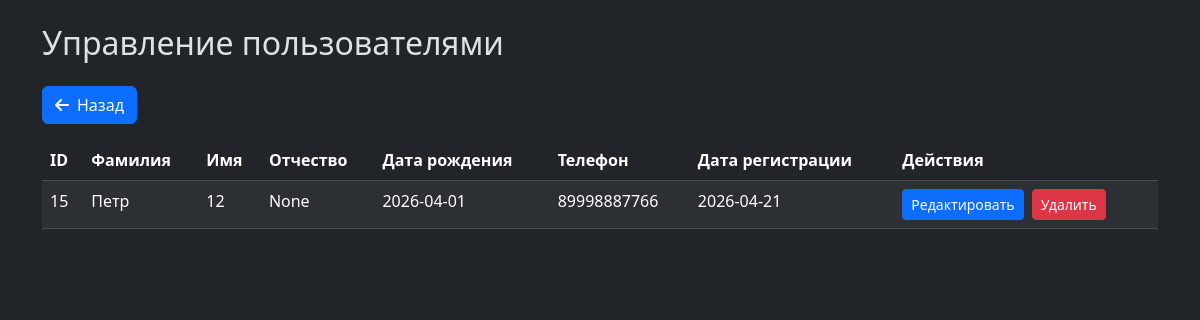
Screenshot of /admin/clients (signed in) with the database file from the repository.
### tables this page shows
CREATE TABLE "Clients" (
	"id"	INTEGER NOT NULL UNIQUE,
	"surname"	TEXT NOT NULL,
	"name"	TEXT NOT NULL,
	"thname"	TEXT,
	"birthday"	DATE NOT NULL,
	"tnumber"	VARCHAR NOT NULL,
	"password"	INTEGER NOT NULL,
	"regdate"	DATE,
	"avatar"	TEXT,
	PRIMARY KEY("id" AUTOINCREMENT)
);

### admin_routes.py (the view)
@admin_bp.route('/admin/clients')
@admin_required
def manage_clients():
    conn = get_db_connection()
    cursor = conn.cursor()
    cursor.execute("SELECT id, surname, name, thname, birthday, tnumber, regdate FROM Clients")
    clients = cursor.fetchall()
    conn.close()
    return render_template("admin_clients.html",
                         clients=clients,
                         user_name=session['user_name'],
                         is_authenticated=True)

### admin_routes.py (called while the page is built)
def get_db_connection():
    conn = sqlite3.connect('turhelp.db')
    conn.execute("PRAGMA foreign_keys = ON")
    return conn

def admin_required(f):
    @wraps(f)
    def decorated_function(*args, **kwargs):
        if not session.get('is_admin'):
            flash('Доступ запрещен', 'danger')
            return redirect(url_for('home'))
        return f(*args, **kwargs)
    return decorated_function

### templates/admin_clients.html (shortened to what this page needs)
<!doctype html>
<html lang="ru" class="h-100" data-bs-theme="dark">
<head>
    <link rel="stylesheet" href="{{ url_for('static', filename='css/main.css') }}">
    <link rel="stylesheet" href="https://cdnjs.cloudflare.com/ajax/libs/font-awesome/6.0.0/css/all.min.css">
    <link rel="stylesheet" href="https://cdn.jsdelivr.net/npm/bootstrap@5.3.3/dist/css/bootstrap.min.css">
</head>
<body class="body">
<div class="container">
    <h2 class="my-4">Управление пользователями</h2>
    <div class="mb-3">
            <a href="/admin" type="button" class="btn btn-primary">
                <i class="fas fa-arrow-left me-2"></i>Назад
            </a>
    </div>
    <div class="table-responsive">
        <table class="table table-striped">
            <thead>
                <tr>
                    <th>ID</th>
                    <th>Фамилия</th>
                    <th>Имя</th>
                    <th>Отчество</th>
                    <th>Дата рождения</th>
					<th>Телефон</th>
					<th>Дата регистрации</th>
                    <th>Действия</th>
                </tr>
            </thead>
            <tbody>
                {% for client in clients %}
                <tr>
                    <td>{{ client[0] }}</td>
                    <td>{{ client[1] }}</td>
                    <td>{{ client[2] }}</td>
                    <td>{{ client[3] }}</td>
                    <td>{{ client[4] }}</td>
                    <td>{{ client[5] }}</td>
					<td>{{ client[6] }}</td>
                    <td>
                        <a href="{{ url_for('admin_bp.edit_client', client_id=client[0]) }}" class="btn btn-primary btn-sm me-1">Редактировать</a>
                        <form action="{{ url_for('admin_bp.delete_client', client_id=client[0]) }}" method="post" class="d-inline">
                            <button type="submit" class="btn btn-danger btn-sm">Удалить</button>
                        </form>
                    </td>
                </tr>
                {% endfor %}
            </tbody>
        </table>
    </div>
</div>
</body>
</html>

### static/css/main.css (style rules this page uses)
body { overflow: hidden; height: 100%; font-family: Arial, sans-serif; margin: 0; }
.body { overflow: auto; }

### rows the page displays
Clients: id "15", surname "Петр", name "12", client "None", birthday "2026-04-01", tnumber "89998887766", regdate "2026-04-21"
